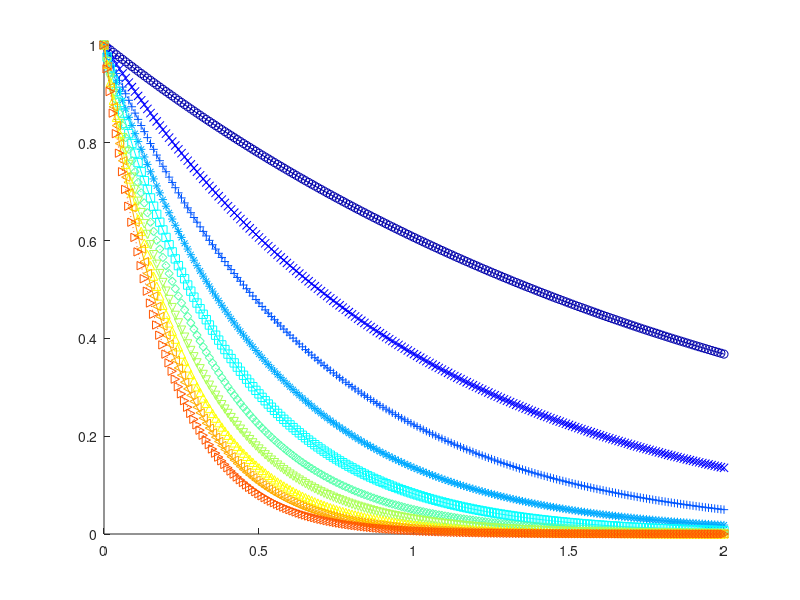
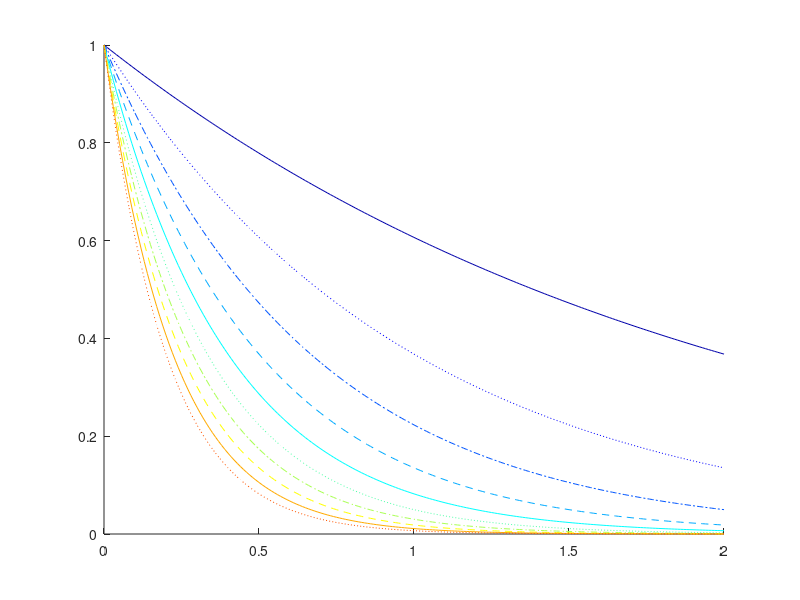

Here is the MATLAB script that generated these plots, in order:
linestyles = cellstr(char('-',':','-.','--','-',':','-.','--','-',':','-',':',...
'-.','--','-',':','-.','--','-',':','-.'));

n = 10;

MarkerEdgeColors = jet(n);
Markers = ['o','x','+','*','s','d','v','^','<','>','p','h','.',...
           '+','*','o','x','^','<','h','.','>','p','s','d','v',...
           'o','x','+','*','s','d','v','^','<','>','p','h','.'];

x = 0:0.01:2;

X = repmat(x, n, 1);
Y = exp(-0.5*X.*repmat((1:10)', 1, length(x)));

figure
hold on
for i=1:n
  plot(X(i,:), Y(i,:),[linestyles{i} Markers(i)],'Color',MarkerEdgeColors(i,:));
end
hold off

figure
hold on
for i=1:n
  plot(X(i,:), Y(i,:),[linestyles{i}], 'Color',MarkerEdgeColors(i,:));
end
hold off
